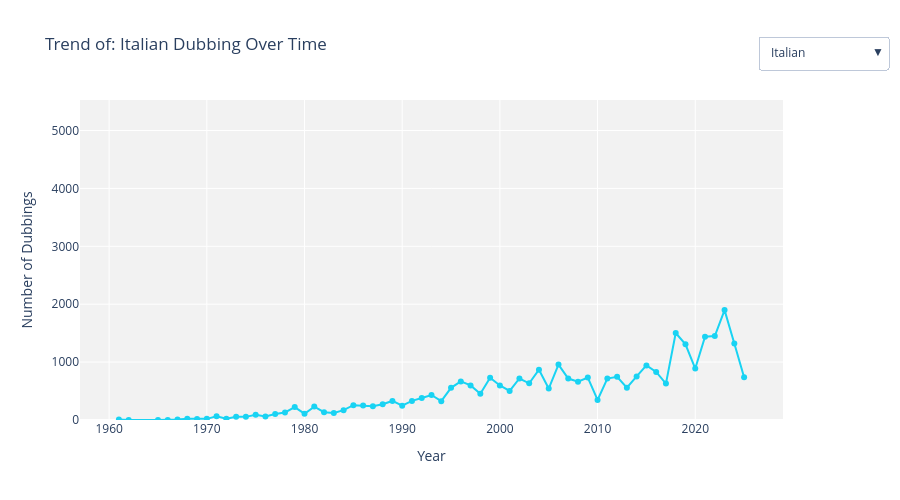

Notebook source saved alongside this figure:
### Markdown cell above
Con la globalizzazione degli anime, è aumentata anche la domanda di doppiaggi in varie lingue.  
Ma come sono aumentati questi doppiaggi nel tempo? Hanno seguito l'aumento di volume nella produzione?
- Il seguente grafico ci permette di osservare le tendenze e i cambiamenti nel corso degli anni con la possibilità di scegliere specificamente quale lingua seguire.

### Code cell
plot_language_trend(person_voice_works_df, details_df, default_lang='Italian')

### Figure 1 — Plotly figure (JSON) as saved in the notebook; plotly's stock layout.template omitted (floating-point values rounded to 4 significant figures)
{"data": [{"line": {"color": "#FA2626"}, "mode": "lines+markers", "name": "English", "type": "scatter", "visible": false, "x": [1963, 1965, 1967, 1968, 1969, 1971, 1972, 1974, 1975, 1977, 1978, 1979, 1980, 1981, 1982, 1983, 1984, 1985, 1986, 1987, 1988, 1989, 1990, 1991, 1992, 1993, 1994, 1995, 1996, 1997, 1998, 1999, 2000, 2001, 2002, 2003, 2004, 2005, 2006, 2007, 2008, 2009, 2010, 2011, 2012, 2013, 2014, 2015, 2016, 2017, 2018, 2019, 2020, 2021, 2022, 2023, 2024, 2025], "y": [12, 6, 19, 7, 10, 6, 26, 25, 8, 20, 90, 150, 240, 196, 159, 137, 194, 247, 473, 181, 386, 953, 341, 461, 744, 643, 816, 1067, 1238, 1348, 1514, 2849, 1635, 1937, 2650, 2043, 2897, 1839, 2890, 2459, 1818, 2148, 2010, 2886, 3038, 2694, 3571, 3830, 3712, 3730, 4181, 4346, 3572, 4375, 4212, 4527, 4201, 2307]}, {"line": {"color": "#FFB03A"}, "mode": "lines+markers", "name": "French", "type": "scatter", "visible": false, "x": [1958, 1962, 1965, 1966, 1967, 1968, 1969, 1970, 1971, 1972, 1973, 1974, 1975, 1976, 1977, 1978, 1979, 1980, 1981, 1982, 1983, 1984, 1985, 1986, 1987, 1988, 1989, 1990, 1991, 1992, 1993, 1994, 1995, 1996, 1997, 1998, 1999, 2000, 2001, 2002, 2003, 2004, 2005, 2006, 2007, 2008, 2009, 2010, 2011, 2012, 2013, 2014, 2015, 2016, 2017, 2018, 2019, 2020, 2021, 2022, 2023, 2024, 2025], "y": [2, 5, 9, 10, 26, 9, 15, 5, 42, 32, 44, 29, 95, 71, 178, 198, 177, 158, 201, 308, 178, 293, 235, 383, 364, 393, 518, 209, 278, 325, 346, 335, 370, 791, 697, 371, 1480, 562, 751, 997, 691, 1233, 742, 1045, 1032, 861, 976, 758, 1031, 1201, 850, 1348, 1378, 1368, 1328, 1700, 1807, 1166, 2023, 2393, 2697, 2553, 1669]}, {"line": {"color": "#00CC96"}, "mode": "lines+markers", "name": "German", "type": "scatter", "visible": false, "x": [1960, 1967, 1970, 1971, 1972, 1973, 1974, 1975, 1976, 1978, 1979, 1980, 1981, 1982, 1983, 1984, 1985, 1986, 1987, 1988, 1989, 1990, 1991, 1992, 1993, 1994, 1995, 1996, 1997, 1998, 1999, 2000, 2001, 2002, 2003, 2004, 2005, 2006, 2007, 2008, 2009, 2010, 2011, 2012, 2013, 2014, 2015, 2016, 2017, 2018, 2019, 2020, 2021, 2022, 2023, 2024, 2025], "y": [1, 1, 4, 1, 1, 3, 7, 9, 3, 24, 30, 16, 19, 4, 51, 19, 11, 60, 63, 92, 127, 95, 75, 114, 180, 126, 234, 283, 366, 204, 769, 416, 450, 612, 510, 589, 550, 950, 776, 686, 699, 812, 754, 1165, 1099, 1598, 1919, 1409, 1349, 1172, 1380, 1002, 1207, 1092, 983, 441, 138]}, {"line": {"color": "#AB63FA"}, "mode": "lines+markers", "name": "Hebrew", "type": "scatter", "visible": false, "x": [1976, 1979, 1980, 1986, 1987, 1988, 1989, 1990, 1991, 1992, 1993, 1994, 1995, 1996, 1997, 1998, 1999, 2000, 2001, 2002, 2003, 2004, 2005, 2006, 2007, 2008, 2009, 2010, 2011, 2012, 2013, 2014, 2015, 2016, 2018, 2019, 2021, 2023], "y": [1, 5, 1, 9, 9, 11, 72, 26, 13, 85, 88, 47, 86, 79, 42, 26, 40, 70, 39, 75, 30, 36, 9, 18, 22, 17, 19, 19, 7, 3, 20, 4, 9, 1, 11, 7, 13, 10]}, {"line": {"color": "#5039FF"}, "mode": "lines+markers", "name": "Hungarian", "type": "scatter", "visible": false, "x": [1975, 1976, 1979, 1981, 1983, 1984, 1986, 1988, 1989, 1990, 1991, 1992, 1993, 1994, 1995, 1996, 1997, 1998, 1999, 2000, 2001, 2002, 2003, 2004, 2005, 2006, 2007, 2008, 2009, 2010, 2011, 2012, 2013, 2014, 2015, 2016, 2017, 2018, 2019, 2021, 2022, 2023], "y": [1, 2, 8, 1, 2, 5, 10, 14, 33, 6, 7, 40, 39, 20, 26, 43, 30, 31, 30, 61, 61, 133, 82, 158, 89, 103, 81, 80, 45, 5, 30, 5, 2, 9, 19, 14, 8, 3, 1, 2, 21, 18]}, {"line": {"color": "#19D3F3"}, "mode": "lines+markers", "name": "Italian", "type": "scatter", "visible": true, "x": [1961, 1962, 1965, 1966, 1967, 1968, 1969, 1970, 1971, 1972, 1973, 1974, 1975, 1976, 1977, 1978, 1979, 1980, 1981, 1982, 1983, 1984, 1985, 1986, 1987, 1988, 1989, 1990, 1991, 1992, 1993, 1994, 1995, 1996, 1997, 1998, 1999, 2000, 2001, 2002, 2003, 2004, 2005, 2006, 2007, 2008, 2009, 2010, 2011, 2012, 2013, 2014, 2015, 2016, 2017, 2018, 2019, 2020, 2021, 2022, 2023, 2024, 2025], "y": [7, 1, 2, 1, 8, 23, 19, 20, 66, 21, 55, 54, 92, 62, 102, 130, 223, 109, 232, 135, 123, 170, 256, 250, 239, 273, 329, 248, 330, 379, 432, 326, 556, 666, 597, 453, 730, 596, 503, 717, 634, 868, 543, 957, 716, 660, 733, 346, 716, 746, 559, 753, 943, 831, 629, 1503, 1308, 889, 1438, 1449, 1898, 1320, 738]}, {"line": {"color": "#FF6792"}, "mode": "lines+markers", "name": "Korean", "type": "scatter", "visible": false, "x": [1963, 1967, 1971, 1972, 1973, 1974, 1975, 1976, 1978, 1979, 1980, 1981, 1982, 1983, 1984, 1985, 1986, 1987, 1988, 1989, 1990, 1991, 1992, 1993, 1994, 1995, 1996, 1997, 1998, 1999, 2000, 2001, 2002, 2003, 2004, 2005, 2006, 2007, 2008, 2009, 2010, 2011, 2012, 2013, 2014, 2015, 2016, 2017, 2018, 2019, 2020, 2021, 2022, 2023, 2024, 2025], "y": [1, 2, 3, 4, 4, 1, 2, 6, 10, 9, 1, 10, 5, 6, 6, 5, 21, 20, 65, 74, 31, 27, 83, 94, 66, 144, 211, 156, 144, 291, 209, 326, 444, 354, 466, 550, 667, 580, 530, 529, 445, 446, 161, 72, 47, 71, 88, 69, 61, 60, 57, 73, 47, 57, 56, 14]}, {"line": {"color": "#C1FF7E"}, "mode": "lines+markers", "name": "Mandarin", "type": "scatter", "visible": false, "x": [1967, 1968, 1972, 1974, 1975, 1976, 1977, 1978, 1979, 1980, 1981, 1982, 1983, 1984, 1985, 1986, 1987, 1988, 1989, 1990, 1991, 1992, 1993, 1994, 1995, 1996, 1997, 1998, 1999, 2000, 2001, 2002, 2003, 2004, 2005, 2006, 2007, 2008, 2009, 2010, 2011, 2012, 2013, 2014, 2015, 2016, 2017, 2018, 2019, 2020, 2021, 2022, 2023, 2024, 2025], "y": [1, 1, 1, 1, 1, 1, 1, 1, 7, 2, 2, 1, 3, 2, 5, 1, 1, 10, 20, 1, 2, 39, 12, 7, 28, 45, 23, 19, 14, 13, 19, 46, 23, 55, 76, 106, 58, 59, 65, 36, 77, 61, 48, 68, 112, 281, 270, 373, 185, 250, 263, 244, 255, 106, 127]}, {"line": {"color": "#25AB54"}, "mode": "lines+markers", "name": "Portuguese (BR)", "type": "scatter", "visible": false, "x": [1958, 1960, 1963, 1964, 1965, 1967, 1968, 1969, 1970, 1971, 1972, 1973, 1974, 1975, 1976, 1977, 1978, 1979, 1980, 1981, 1982, 1983, 1984, 1985, 1986, 1987, 1988, 1989, 1990, 1991, 1992, 1993, 1994, 1995, 1996, 1997, 1998, 1999, 2000, 2001, 2002, 2003, 2004, 2005, 2006, 2007, 2008, 2009, 2010, 2011, 2012, 2013, 2014, 2015, 2016, 2017, 2018, 2019, 2020, 2021, 2022, 2023, 2024, 2025], "y": [1, 2, 3, 2, 8, 28, 4, 4, 3, 12, 9, 17, 17, 4, 5, 13, 32, 40, 7, 20, 42, 23, 27, 15, 374, 71, 145, 420, 84, 99, 312, 174, 232, 318, 416, 433, 320, 1291, 500, 718, 956, 645, 893, 454, 631, 783, 479, 613, 386, 727, 576, 580, 922, 1180, 975, 1323, 1653, 2045, 1374, 2867, 2612, 3128, 3085, 1932]}, {"line": {"color": "#FF6BE1"}, "mode": "lines+markers", "name": "Spanish", "type": "scatter", "visible": false, "x": [1960, 1965, 1967, 1968, 1969, 1970, 1971, 1972, 1973, 1974, 1975, 1976, 1977, 1978, 1979, 1980, 1981, 1982, 1983, 1984, 1985, 1986, 1987, 1988, 1989, 1990, 1991, 1992, 1993, 1994, 1995, 1996, 1997, 1998, 1999, 2000, 2001, 2002, 2003, 2004, 2005, 2006, 2007, 2008, 2009, 2010, 2011, 2012, 2013, 2014, 2015, 2016, 2017, 2018, 2019, 2020, 2021, 2022, 2023, 2024, 2025], "y": [2, 1, 5, 1, 4, 5, 10, 11, 32, 13, 7, 30, 19, 35, 59, 16, 54, 30, 97, 48, 69, 371, 140, 221, 385, 133, 167, 274, 333, 303, 362, 485, 592, 489, 1068, 677, 761, 981, 750, 1023, 749, 1127, 1029, 828, 1180, 612, 1045, 920, 904, 1335, 1504, 1241, 1336, 1866, 2108, 1383, 2474, 2174, 2266, 1893, 1082]}], "layout": {"height": 500, "plot_bgcolor": "#f2f2f2", "title": {"text": "Trend of: Italian Dubbing Over Time"}, "updatemenus": [{"active": 5, "buttons": [{"args": [{"visible": [true, false, false, false, false, false, false, false, false, false]}, {"title": "Trend of English Dubbing Over Time"}], "label": "English", "method": "update"}, {"args": [{"visible": [false, true, false, false, false, false, false, false, false, false]}, {"title": "Trend of French Dubbing Over Time"}], "label": "French", "method": "update"}, {"args": [{"visible": [false, false, true, false, false, false, false, false, false, false]}, {"title": "Trend of German Dubbing Over Time"}], "label": "German", "method": "update"}, {"args": [{"visible": [false, false, false, true, false, false, false, false, false, false]}, {"title": "Trend of Hebrew Dubbing Over Time"}], "label": "Hebrew", "method": "update"}, {"args": [{"visible": [false, false, false, false, true, false, false, false, false, false]}, {"title": "Trend of Hungarian Dubbing Over Time"}], "label": "Hungarian", "method": "update"}, {"args": [{"visible": [false, false, false, false, false, true, false, false, false, false]}, {"title": "Trend of Italian Dubbing Over Time"}], "label": "Italian", "method": "update"}, {"args": [{"visible": [false, false, false, false, false, false, true, false, false, false]}, {"title": "Trend of Korean Dubbing Over Time"}], "label": "Korean", "method": "update"}, {"args": [{"visible": [false, false, false, false, false, false, false, true, false, false]}, {"title": "Trend of Mandarin Dubbing Over Time"}], "label": "Mandarin", "method": "update"}, {"args": [{"visible": [false, false, false, false, false, false, false, false, true, false]}, {"title": "Trend of Portuguese (BR) Dubbing Over Time"}], "label": "Portuguese (BR)", "method": "update"}, {"args": [{"visible": [false, false, false, false, false, false, false, false, false, true]}, {"title": "Trend of Spanish Dubbing Over Time"}], "label": "Spanish", "method": "update"}], "x": 1.15, "y": 1.2}], "width": 900, "xaxis": {"title": {"text": "Year"}}, "yaxis": {"range": [0, 5527], "title": {"text": "Number of Dubbings"}}}}
